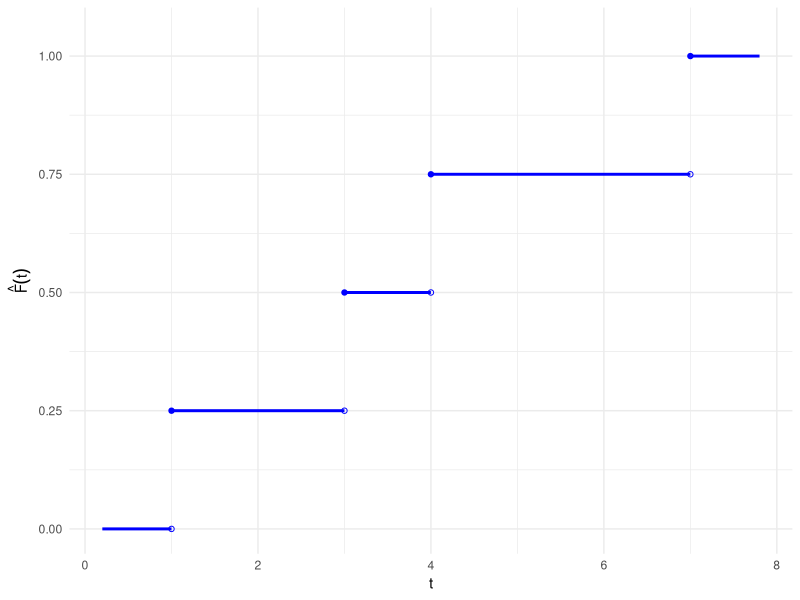
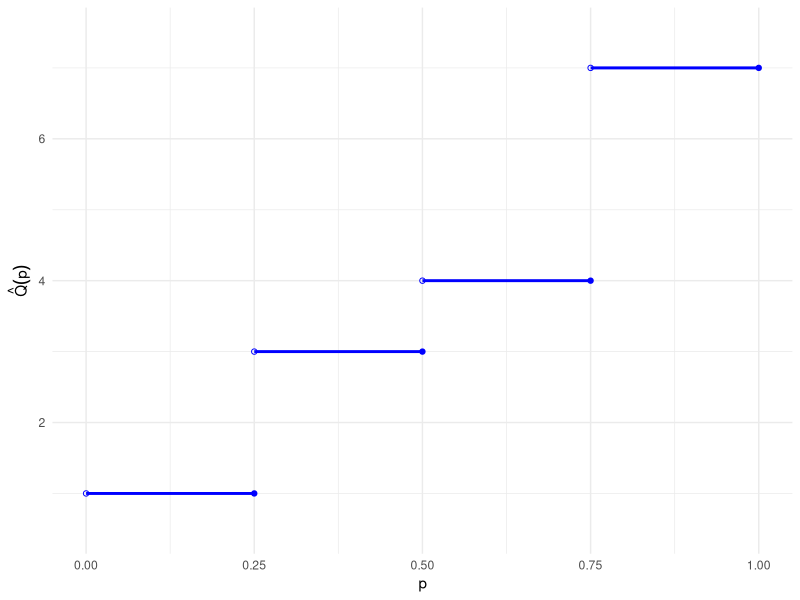

The R source for these figures, in order:
## ---- chunk 1
#| fig-width: 5
#| fig-height: 4
x <- c(4, 1, 7, 3)
n <- length(x)
x_ord <- sort(x)
p_ord <- seq_len(n) / n
ecdf_x_padding <- 0.8
x_min <- min(x_ord) - ecdf_x_padding
x_max <- max(x_ord) + ecdf_x_padding

x_left <- c(x_min, x_ord)
x_right <- c(x_ord, x_max)
f_levels <- c(0, p_ord)

ecdf_pieces <- tibble::tibble(x = x_left, xend = x_right, y = f_levels)
ecdf_open <- tibble::tibble(x = x_ord, y = f_levels[seq_len(n)])
ecdf_closed <- tibble::tibble(x = x_ord, y = f_levels[seq_len(n) + 1])

ggplot2::ggplot() +
  ggplot2::geom_segment(
    ggplot2::aes(x = x, xend = xend, y = y, yend = y),
    data = ecdf_pieces, linewidth = 1, color = "blue"
  ) +
  ggplot2::geom_point(
    ggplot2::aes(x = x, y = y), data = ecdf_open, shape = 1, color = "blue"
  ) +
  ggplot2::geom_point(
    ggplot2::aes(x = x, y = y), data = ecdf_closed, shape = 19, color = "blue"
  ) +
  ggplot2::coord_cartesian(xlim = c(x_min, x_max), ylim = c(0, 1.05)) +
  ggplot2::labs(x = "t", y = expression(hat(plain("F"))(t))) +
  ggplot2::theme_minimal()
## ---- chunk 2
#| fig-width: 5
#| fig-height: 4
eqf_y_padding <- 0.5
q_left <- c(0, p_ord[-n])
q_right <- p_ord
eqf_pieces <- tibble::tibble(x = q_left, xend = q_right, y = x_ord)

ggplot2::ggplot(eqf_pieces) +
  ggplot2::geom_segment(
    ggplot2::aes(x = x, xend = xend, y = y, yend = y),
    linewidth = 1, color = "blue"
  ) +
  ggplot2::geom_point(ggplot2::aes(x = x, y = y), shape = 1, color = "blue") +
  ggplot2::geom_point(
    ggplot2::aes(x = xend, y = y), shape = 19, color = "blue"
  ) +
  ggplot2::coord_cartesian(
    xlim = c(0, 1),
    ylim = c(min(x_ord) - eqf_y_padding, max(x_ord) + eqf_y_padding)
  ) +
  ggplot2::labs(x = "p", y = expression(hat(Q)(p))) +
  ggplot2::theme_minimal()
